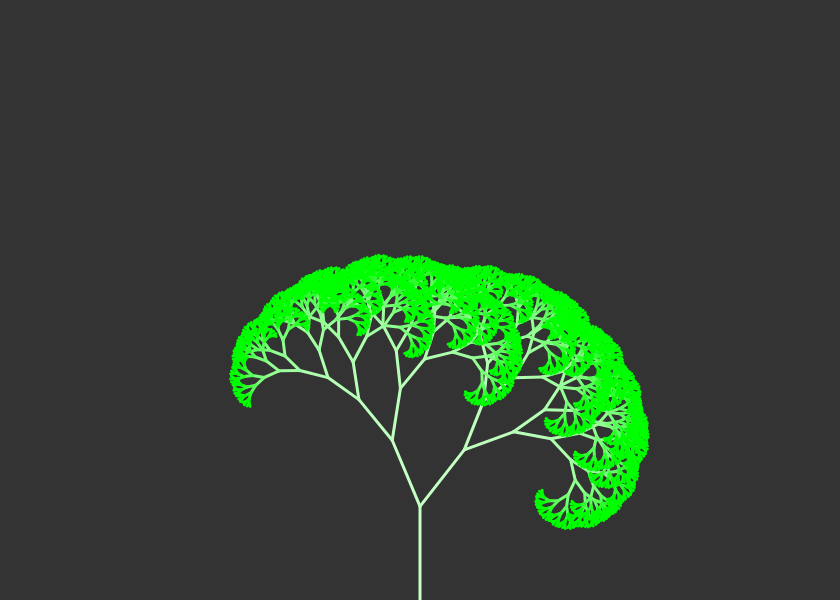
Frame 1 (no input)
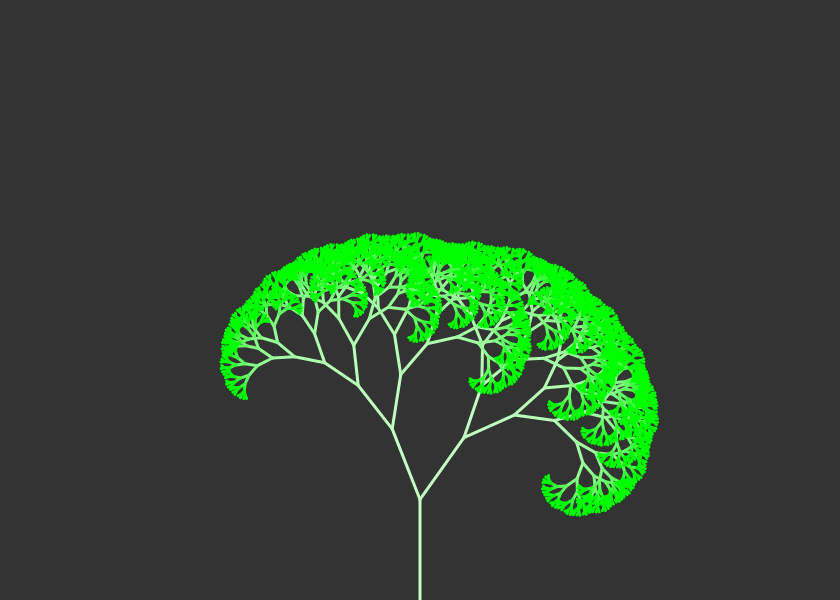
Frame 60 (no input)
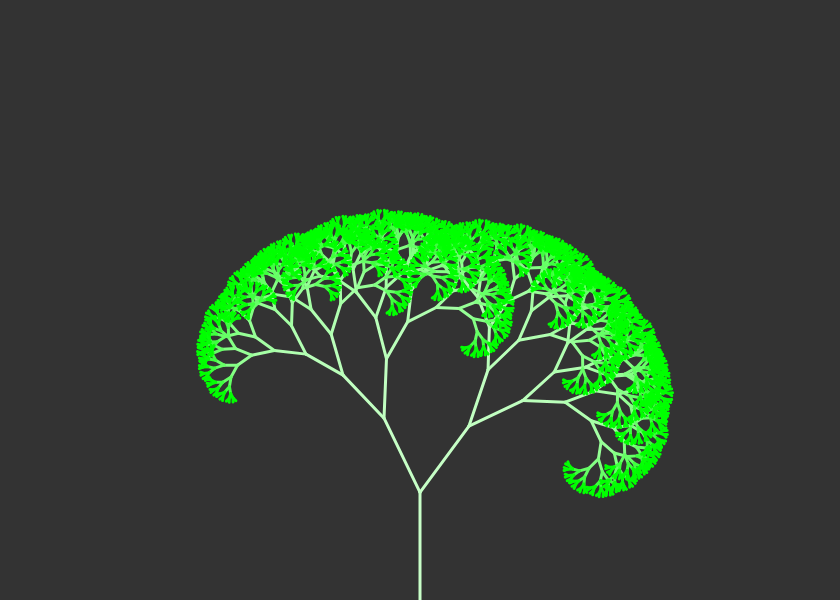
Frame 120 (the mouse pressed at the canvas centre since frame 60)

The p5.js sketch that drew these frames (run headless with seeded random() and noise() and a simulated clock; from frame 60 on, the mouse is pressed at the canvas centre):

// p5.js sketch
// ── sketch.js
var branches = [];
var firstBranchLen = 0;

var xoff = 0;
var sinOff = 0;

function setup() {
  centerCanvas();
  
  // Create the first branch and add it to the tree
  firstBranchLen = ((sin(sinOff)+1)/2) * width / 7 + width / 25;
  branches[0] = new Branch(createVector(width / 2, height), createVector(width / 2, height - firstBranchLen), firstBranchLen);
}

function draw() {
  background(51);
  
  // Make it grow until there's at least 4000 branches
  while(branches.length < 4000) growTree();
  
  // Display the tree
  for(let i = 0; i < branches.length; i++) {
		branches[i].show();
  }
	
  // Reset the tree and create a new first branch
  branches = [];
  firstBranchLen = ((sin(sinOff)+1)/2) * width / 7 + width / 25;
  branches[0] = new Branch(createVector(width / 2, height), createVector(width / 2, height - firstBranchLen), firstBranchLen);
  
  // Increment the offest for the size of the tree and it's moves (Perlin Noise)
  xoff += 0.0007;
  sinOff += 0.002;
}

/* Make the tree grow to the next generation of branches */
function growTree(){
	
  // Go throught all the branches
  for(let i = branches.length - 1; i >= 0; i--) {
	  // Check if the branch already gave childrens
	  if(!branches[i].done) {
		// Add the new branches
		branches.push(branches[i].createBranches()['rightB']);
		branches.push(branches[i].createBranches()['leftB' ]);
	  }
	}
}

/* Branch class */
function Branch(begin, end, len) {
	
  // Starting and ending point of the branch
  this.begin = begin;
  this.end = end;
  // It's lenght
  this.len = len;
  
  // Randomly chose angle and reduct coeff for the next branches
  this.angle = map(noise(xoff + len / 10), 0, 1, PI/12, PI/4);
  this.reduct = map(noise(xoff + len / 10), 0, 1, 2/3, 2.5/3);
  
  // Vector of the direction of the branch
  this.vector = p5.Vector.sub(this.end, this.begin);
  
  // Has it gave childrens ?
  this.done = false;
  
  /* Update the direction vector */
  this.update = function() {
	this.vector = p5.Vector.sub(this.end, this.begin);
  }
  
  /* Display the branch */
  this.show = function() {
	  
	// Change the green quantity in function of the lenght of the branch
	let c = map((200 / this.len), 1, 40, 0, 205) + 50;
	  
	strokeWeight(3);
	stroke(255 - c, 255 + c, 255 - c);
	line(this.begin.x, this.begin.y, this.end.x, this.end.y);
  }
  
  this.createBranches = function() {
	  
	// Update the vector
	this.update();
	  
	let newEnd;
	// Reduct the next branch
	this.vector.mult(this.reduct);
	
	// Rotate the vector to its angle
	this.vector.rotate(this.angle + map(noise(xoff), 0, 1, -PI/12, PI/12));
	// Calculate the new end position
	newEnd = p5.Vector.add(this.end, this.vector);
	// Create the new branch
	let rightB = new Branch(this.end, newEnd, len * this.reduct);
	
	// Now do the same with the other branch
	this.vector.rotate(-2 * this.angle + map(noise(xoff), 0, 1, -PI/12, PI/12));
	newEnd = p5.Vector.add(this.end, this.vector);
	let leftB = new Branch(this.end, newEnd, len * this.reduct);
	
	// The chlidren were made
	this.done = true;
	
	return {rightB, leftB};
  }
  
}

function centerCanvas() {
  // Create the canvas function of the window size
  canvas = createCanvas(0.7 * windowWidth, 0.5 * windowWidth);
  var x = windowWidth - width - 10;
  // y center the canvas
  var y = (windowHeight - 0.5 * windowWidth) / 2;
  canvas.position(x, y);
}

function windowResized() {
  centerCanvas();
}
// ── style.css
body {
  font-family: "Lato", sans-serif;
}

html, body {margin: 0; height: 100%; overflow: hidden}

hr {
  width: 90%;
}

.modal {
  color: #d9d9d9;
  display: none; /* Hidden by default */
  position: fixed; /* Stay in place */
  z-index: 1; /* Sit on top */
  padding-top: 100px; /* Location of the box */
  left: 0;
  top: 0;
  width: 100%; /* Full width */
  height: 100%; /* Full height */
  overflow: auto; /* Enable scroll if needed */
  background-color: rgb(33,33,33); /* Fallback color */
  background-color: rgba(33,33,33,0.4); /* Black w/ opacity */
}

/* Modal Content */
.modal-content {
  background-color: rgb(51,51,51);
  margin: auto;
  padding: 20px;
  border: 1px solid #888;
  width: 80%;
}


.sidenav {
  height: 100%;
  width: 28%;
  position: fixed;
  z-index: 1;
  top: 0;
  left: 0;
  background-color: #111;
  overflow-x: hidden;
  /* transition: 0.5s; */
  padding-top: 60px;
}

.sidenav a {
  padding: 8px 8px 8px 32px;
  text-decoration: none;
  font-size: 25px;
  color: #818181;
  display: block;
  /* transition: 0.3s; */
}

.sidenav a:hover {
  color: #f1f1f1;
}

@media screen and (max-height: 450px) {
  .sidenav {padding-top: 15px;}
  .sidenav a {font-size: 18px;}
}

.button {
  background-color: #4CAF50; /* Green */
  border: none;
  color: white;
  padding: 15px 32px;
  text-align: center;
  text-decoration: none;
  display: inline-block;
  font-size: 16px;
  margin: 4px 2px;
  cursor: pointer;
}

.button5 {background-color: #555555;}


/* General Blueprint Style */

@font-face {
	font-family: 'bpicons';
	font-weight: normal;
	font-style: normal;
	src: url('../fonts/bpicons/bpicons.eot');
	src: url('../fonts/bpicons/bpicons.eot?#iefix') format('embedded-opentype'), url('../fonts/bpicons/bpicons.woff') format('woff'), url('../fonts/bpicons/bpicons.ttf') format('truetype'), url('../fonts/bpicons/bpicons.svg#bpicons') format('svg');
}


/* Made with http://icomoon.io/ */


/* Resets */

*,
*:after,
*:before {
	box-sizing: border-box;
}


/* Helper classes */

.cf:before,
.cf:after {
	content: ' ';
	display: table;
}

.cf:after {
	clear: both;
}


/* Main styles */

body {
	font-family: 'Avenir Next', Avenir, 'Helvetica Neue', 'Lato', 'Segoe UI', Helvetica, Arial, sans-serif;
	margin: 0;
	color: #cecece;
	-webkit-font-smoothing: antialiased;
	-moz-osx-font-smoothing: grayscale;
}

a {
	text-decoration: none;
	color: #5c5edc;
	outline: none;
}

a:hover {
	color: #fff;
}


/* Blueprint header */

.bp-header {
	padding: 6em 10vw 2em;
}

.bp-header__title {
	font-size: 2.125em;
	font-weight: 700;
	line-height: 1.3;
	margin: 0;
	letter-spacing: 2px;
	text-transform: uppercase;
	color: #fff;
}

.bp-header__desc {
	font-size: 0.95em;
	margin: 0.5em 0 1em;
	padding: 0;
}

.bp-header__present {
	font-size: 0.85em;
	font-weight: 700;
	position: relative;
	z-index: 100;
	display: block;
	padding: 0 0 0.6em 0.1em;
	letter-spacing: 0.5em;
	text-transform: uppercase;
	color: #5c5edc;
}

.bp-tooltip:after {
	font-size: 50%;
	font-size: 75%;
	position: relative;
	top: -8px;
	left: -12px;
	width: 30px;
	height: 30px;
}

.bp-tooltip:hover:before {
	content: attr(data-content);
	font-size: 110%;
	font-weight: 700;
	line-height: 1.2;
	position: absolute;
	left: auto;
	margin-left: 4px;
	padding: 0.8em 1em;
	text-align: left;
	text-indent: 0;
	letter-spacing: 0;
	text-transform: none;
	color: #fff;
	background: #5c5edc;
}

.bp-nav {
	margin: 0 0 0 -0.75em;
}

.bp-nav__item {
	position: relative;
	display: inline-block;
	width: 2.5em;
	height: 2.5em;
	margin: 0 0.1em;
	text-align: left;
	border-radius: 50%;
}

.bp-nav__item > span {
	display: none;
}

.bp-nav__item:hover:before {
	content: attr(data-info);
	font-size: 0.85em;
	font-weight: bold;
	position: absolute;
	top: 120%;
	left: 0;
	width: 600%;
	text-align: left;
	pointer-events: none;
	color: #595a5f;
}

.bp-nav__item:hover {
	background: #5c5edc;
}

.bp-icon:after {
	font-family: 'bpicons';
	font-weight: normal;
	font-style: normal;
	font-variant: normal;
	text-align: center;
	text-transform: none;
	color: #5c5edc;
	-webkit-font-smoothing: antialiased;

	speak: none;
}

.bp-nav .bp-icon:after {
	line-height: 2.4;
	position: absolute;
	top: 0;
	left: 0;
	width: 100%;
	height: 100%;
	text-indent: 0;
}

.bp-nav a:hover:after {
	color: #fff;
}

.bp-icon--next:after {
	content: '\e000';
}

.bp-icon--drop:after {
	content: '\e001';
}

.bp-icon--archive:after {
	content: '\e002';
}

.bp-icon--about:after {
	content: '\e003';
}

.bp-icon--prev:after {
	content: '\e004';
}

@media screen and (max-width: 40em) {
	.bp-header {
		padding: 50px 20px 1em;
	}
	.bp-header__title {
		font-size: 1.8em;
	}
}
* {
		  box-sizing: border-box;
		}

		input[type=text], select, textarea {
		  width: 20%;
		  background-color: #4d4d4d;
		  color: white;
		  padding: 12px;
		  border: 1px solid #ccc;
		  border-radius: 4px;
		  resize: vertical;
		}
		
		input[type=password], select, textarea {
		  width: 100%;
		  padding: 12px;
		  border: 1px solid #ccc;
		  border-radius: 4px;
		  resize: vertical;
		}

		label {
		  padding: 12px 12px 12px 0;
		  display: inline-block;
		}

		input[type=submit] {
		  background-color:  #7289da;
		  color: white;
		  padding: 12px 20px;
		  border: none;
		  border-radius: 4px;
		  cursor: pointer;
		  float: right;
		}

		input[type=submit]:hover {
		  background-color: #5e77d4;
		}

		.container {
		  border-radius: 5px;
		  background-color:#3b3f44;
		  padding: 20px;
		}

		.col-25 {
		  float: left;
		  width: 25%;
		  margin-top: 6px;
		}

		.col-75 {
		  float: left;
		  width: 75%;
		  margin-top: 6px;
		}

		.row:after {
		  content: "";
		  display: table;
		  clear: both;
		}

		@media screen and (max-width: 600px) {
		  .col-25, .col-75, input[type=submit] {
			width: 100%;
			margin-top: 0;
		  }
		}
		
		table {
		  border-collapse: collapse;
		  border: 1px solid #050505;
		  width: 100%;
		}

		th, td {
		  text-align: center;
		  padding: 8px;
		}
		
		th { border: 1px solid #050505 }
		tr { border: 1px solid #050505 }
		
		tr:hover {
		  background-color: #393939;
		}

		/* tr:nth-child(even){ background-color: #393939; } /* #4d4d4d */
		
		thead { border: 1px solid #050505 }

		th {
		  background-color: #1c1c1c; /* #23272a */
		  color: white;
		}
		
		@media screen and (max-width: 640px) {
		  table,
		  tbody,
		  tr,
		  td {
			display: block;
			width: auto!important;
		  }
		}
